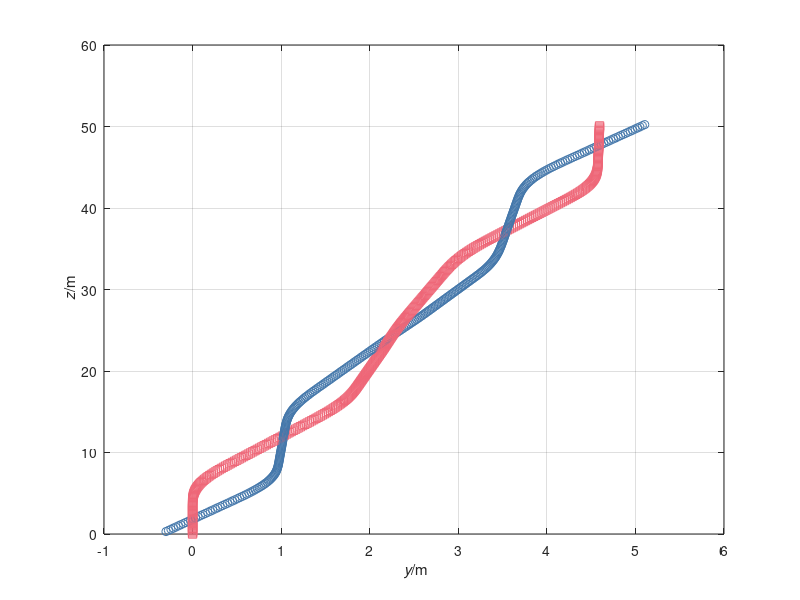

MATLAB code for this plot:
%%% Simulation of two bodies connected by non-Hookean material in 2D
%% Coordinates (t, y, z)

%% Constants
ma = 0.1;  % kg: mass object a
mb = 0.1;  % kg: mass object b
g = 9.8;   % N/kg: gravitational acceleration
ln = 0.5;  % m: natural length
k = 0.5;   % N/m: spring constant

%% Initial conditions
t = 0;             % s: initial time
ra = [-0.3, 0.3];  % m: initial position object a
rb = [0, 0];       % m: initial position object b
va = [1, 5];       % m/s: initial velocity object a
vb = [0, 5];       % m/s: initial velocity object b

%% Boundary conditions
Ga = -ma * g * [0, 0];	% N: gravity supply object a
Gb = -mb * g * [0, 0];  % N: gravity supply object b

%% Parameters for time loop
t1 = 10;     % s: final time
dt = 0.0001;  % s: time step %@

%% Plotting
dtplot = t1/360;  % time interval between plots
tplot = dtplot;	  % time for next plot
figure
plot(ra(1), ra(2), 'o', 'color', '#4477AA')
hold on; grid on
plot(rb(1), rb(2), 's', 'color', '#EE6677')
xlabel('{\it y}/m'); ylabel('{\it z}/m') %@

%% State: ra, rb, va, vb
%% Numerical time integration
while t < t1
  %% constitutive relations
  Pa = ma * va;
  Pb = mb * vb;
  l = norm(ra - rb); % calculation of present length
  if l < ln
    Fa = [0, 0];
  else
    Fa = -k * (l - ln) * (ra - rb)/l;
  end
  Fb = -Fa; % balance of momentum for non-Hookean material

  %% balances
  t = t + dt;
  Pa = Pa + (Fa + Ga) * dt;
  Pb = Pb + (Fb + Gb) * dt;
  ra = ra + va * dt;
  rb = rb + vb * dt;

  %% constitutive relations
  va = Pa / ma;
  vb = Pb / mb; %@

  %% plot
  if t > tplot
    plot(ra(1), ra(2), 'o', 'color', '#4477AA')
    plot(rb(1), rb(2), 's', 'color', '#EE6677')
    pause(0)
    tplot = tplot + dtplot;
  end %@
end
